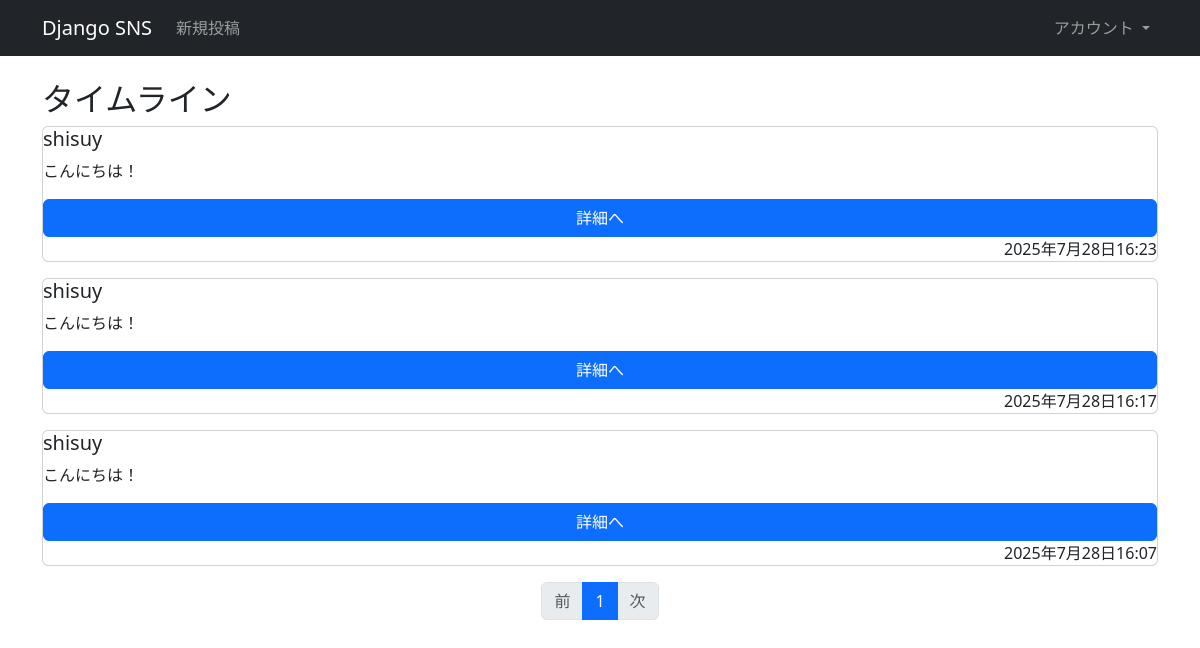
Before: /timeline/ (signed in) with the older database file.
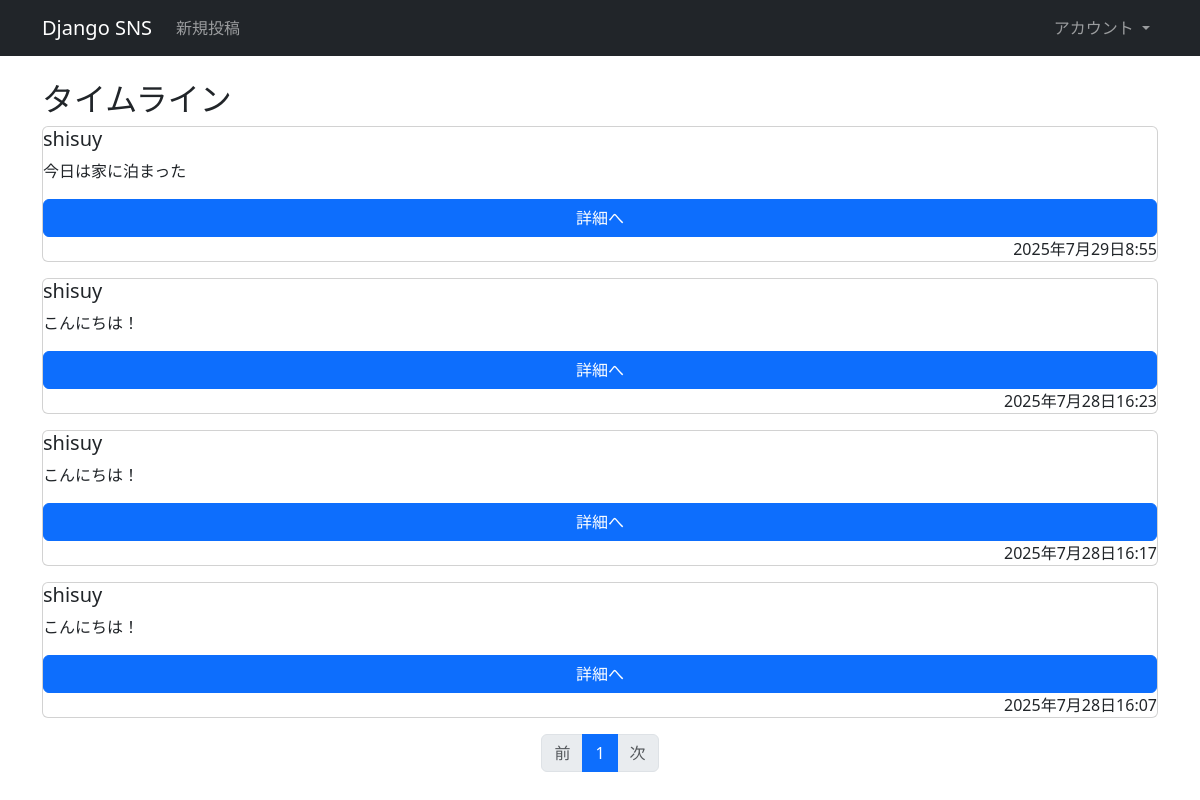
After: the same page with the newer database file.
### post/models.py (models this page shows)
class Post(models.Model):
    owner = models.ForeignKey(
        settings.AUTH_USER_MODEL,
        on_delete = models.CASCADE,
        related_name = 'post_owner'
    )
    content = models.CharField(max_length = 100)
    created_at = models.DateTimeField(auto_now_add=True)
    favorite_count = models.IntegerField(default = 0)
    image = models.ImageField(upload_to = '', null = True, blank = True)
    VISIBILITY_CHOICE =[
        ('PUBLIC', '公開'),
        ('PRIVATE', '非公開')
    ]
    visibility = models.CharField(
        max_length = 10,
        choices = VISIBILITY_CHOICE,
        default = 'PUBLIC'
    )
    class Meta:
        ordering = ('-created_at',)

### account/models.py (models this page shows)
class Account(AbstractUser):
    avator = models.ImageField(
        upload_to = '',
        null = True,
        blank = True
    )
    follower_count = models.IntegerField(default = 0)
    following_count = models.IntegerField(default = 0)

### post/views.py (the view)
# urls.py: path('timeline/', views.home_timeline, name = 'home_timeline'),
def home_timeline(request, num = 1) :
    followings = Follow.objects.filter(follow_id = request.user)
    following_account = Account.objects.filter(Q(pk__in = followings.values_list('follow_id', flat = True)))
    data = Post.objects.filter(Q(owner__in = following_account)|Q(owner = request.user))
    page = Paginator(data, 5)
    param = {
        'object_list': page.get_page(num)
    }
    return render(request, 'post/timeline.html', param)

### templates/post/timeline.html
{% extends 'base.html' %}
{% block content %}
    <div>
        <h2>タイムライン</h2>
            {% include 'post/pagination.html' %}
    </div>
{% endblock %}

### templates/post/pagination.html (shortened to what this page needs)
{% block content%}
{% for item in object_list %}
<div class="card mb-3">
    <h5 class="card-title">{{ item.owner }}</h5>
    <p class="card-text">{{ item.content }}</p>
    <a href = "{% url 'post_detail' item.pk %}" class = 'btn btn-primary'>詳細へ</a>
    <p class="card-text text-end">{{ item.created_at }}</p>
</div>
    {% empty %}
        <p>投稿はまだありません。</p>
{% endfor %}
<nav>
    <ul class="pagination justify-content-center">
        {% if object_list.has_previous %}
            <li class="page-item">
                <a class="page-link" href="?page={{ object_list.previous_page_number }}">前</a>
            </li>
        {% else %}
            <li class="page-item disabled">
                <span class="page-link">前</span>
            </li>
        {% endif %}
        {% for link_page in object_list.paginator.page_range %}
            {% if link_page == object_list.number %}
                <li class="page-item active">
                    <span class="page-link">{{ link_page }}</span>
                </li>
            {% else %}
                <li class="page-item">
                    <a class="page-link" href="?page={{ link_page }}">{{ link_page }}</a>
                </li>
            {% endif %}
        {% endfor %}
        {% if object_list.has_next %}
            <li class="page-item">
                <a class="page-link" href="?page={{ object_list.next_page_number }}">次</a>
            </li>
        {% else %}
            <li class="page-item disabled">
                <span class="page-link">次</span>
            </li>
        {% endif %}
    </ul>
</nav>
{% endblock %}

Changed rows visible on the page:
added Post: owner "shisuy", content "今日は家に泊まった", created_at "2025年7月29日8:55"
